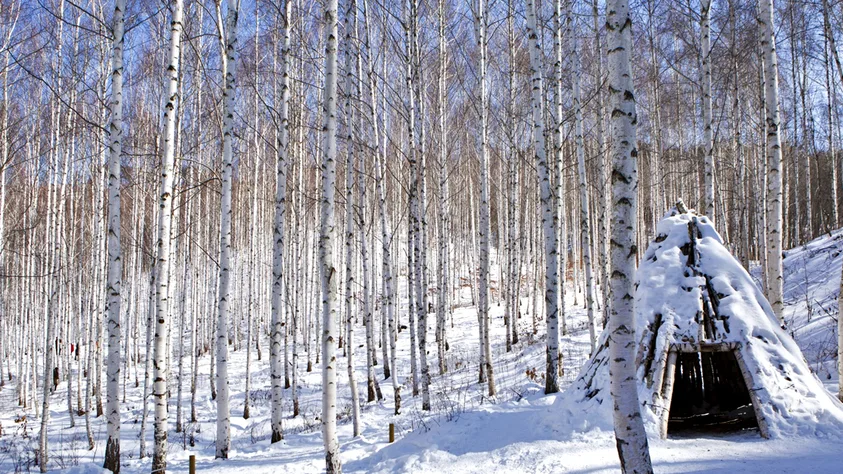
#> input picture week_11/deeplearning_cv/data/forest.png, 843 x 474 px
$ jupyter execute ch_1_convolutional_neural_network_removed.ipynb
#> lines starting #> are read from the running program, lines starting #| are printed output that depends on the picture
# ch_1 Convolutional Neural Network

이전 챕터들에서 딥러닝 기본 구조에 대해서 배워보았습니다. 리니어 레이어와 비선형 activation 함수들을 끼워넣어 층층이 쌓은 구조였습니다. 그런데 이를 이미지 처리 분야에 적용하기 위해서는 이미지를 일렬로 펼쳐주어야 했고, 많은 양의 파라미터를 사용해야 했습니다. 이번 챕터에서는 이미지 데이터 처리에 많이 사용되는 Convolutional Neural Network에 대해서 배워보겠습니다.

## Motivation

CNN이라고 줄여서 부르며, 이미지 인식 분야에 특화된 신경망 구조입니다. 기본적인 아이디어는 뇌의 시신경이 동작하는 방식에서 출발합니다. 고양이 뇌에 전극을 꽂고, 이미지를 보여주며 뇌의 어느 부분이 활성화 되는지를 실험하였습니다. 그 결과, 이미지에 모든 뉴런들이 반응하는 것이 아니라, 특정한 영역만 반응한다는 것을 알게 되었습니다. 즉, 원을 보여주었을 때 A라는 영역이 활성화 되었다면, 네모를 보여주었을 때는 B라는 영역이 활성화 되는 것이었습니다. 이 아이디어를 기존 컴퓨터 비전 분야에서 사용되던 Convolution이라는 개념과 결합시켜서 탄생한 것이 CNN입니다.

## Convolution

Convolution은 딥러닝이 등장하기 이전에도 컴퓨터 비전 분야에서 사용되던 기법이었습니다. 이는 이미지에 행렬 형태의 필터를 곱해주어 특정 피쳐를 뽑아내는 기법입니다. 아래 예시를 보면  (3x3) 크기의 필터(커널)을 만들고, 이를 이미지의 특정 영역과 모두 곱한 다음 더해줍니다. 아래 예시에서는(1\*2+ 2\*4 + 3\*9 + ... -5\*1 + 2\*1) = 51이 됩니다.

이런 컨볼루션 연산을 슬라이딩 하며 적용하면 새로운 이미지를 얻을 수 있습니다.

실제 이미지에 컨볼루션 연산을 적용해보면서 이해해 보겠습니다.

[cell 1]
import cv2
from matplotlib import pyplot as plt

def show_img(img):
    plt.imshow(cv2.cvtColor(img, cv2.COLOR_BGR2RGB))

img = cv2.imread("./data/forest.png")
#> img is the input picture: shape (474, 843, 3); mean B, G, R 164.7, 152.1, 151.8
show_img(img)

### 컨볼루션을 이용한 테두리 추출

테두리를 추출하는 컨볼루션 필터를 한번 적용해보겠습니다. 이는 중심 픽셀에만 가중치를 두고, 주변 픽셀들은 모두 -1을 곱해줍니다. 만일, 중심 픽셀이 주변 픽셀과 확연히 다른 값을 가지는 테두리의 경우에는 값을 가지고, 주변 픽셀과 동일한 값을 가지는 픽셀은 0이 됩니다.

[cell 2]
import numpy as np

kernel = np.array([
    [-1, -1, -1],
    [-1, 8, -1],
    [-1, -1, -1]
])
filtered_img = cv2.filter2D(src=img, ddepth=-1, kernel=kernel)
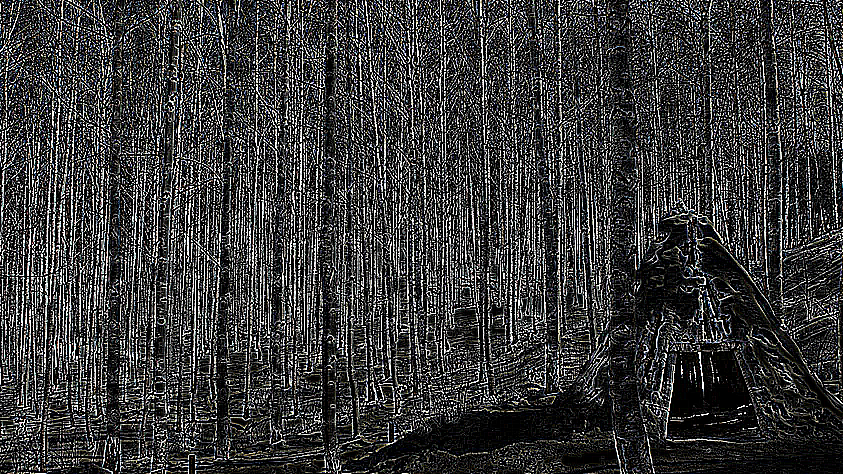
#> filtered_img: shape (474, 843, 3); mean B, G, R 59.1, 59, 58.9
show_img(filtered_img)

### 컨볼루션을 이용한 가로, 세로 테두리 추출

컨볼루션 필터에 따라서 가로 테두리, 세로 테두리를 각각 추출할 수도 있습니다. 여기서는 각 필터별로 이미지가 왜 이렇게 변환 되었는지에 주목하기 보다는, 필터에 따라서 이미지의 다른 특징들이 추출되는구나 정도만 이해하고 넘어가겠습니다.

[cell 3]
kernel = np.array([
    [1, 1, 1],
    [0, 0, 0],
    [-1, -1, -1]
])
filtered_img = cv2.filter2D(src=img, ddepth=-1, kernel=kernel)
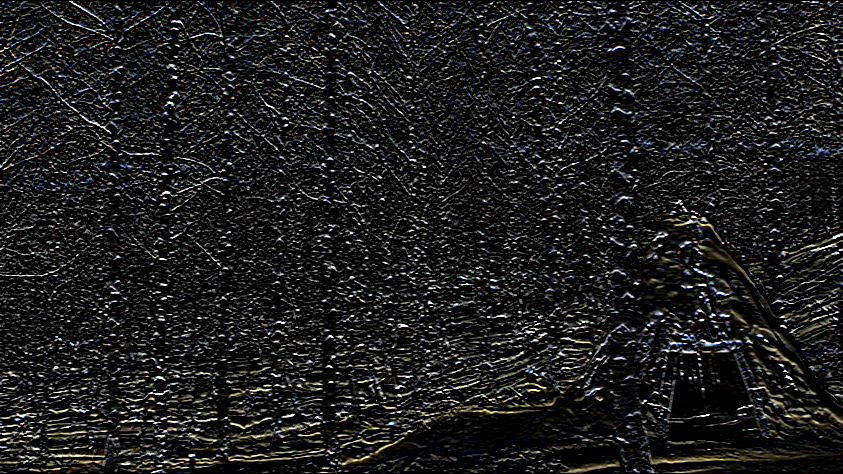
#> filtered_img: shape (474, 843, 3); mean B, G, R 27.8, 27.9, 27.8
show_img(filtered_img)

[cell 4]
kernel = np.array([
    [1, 0, -1],
    [1, 0, -1],
    [1, 0, -1]
])
filtered_img = cv2.filter2D(src=img, ddepth=-1, kernel=kernel)
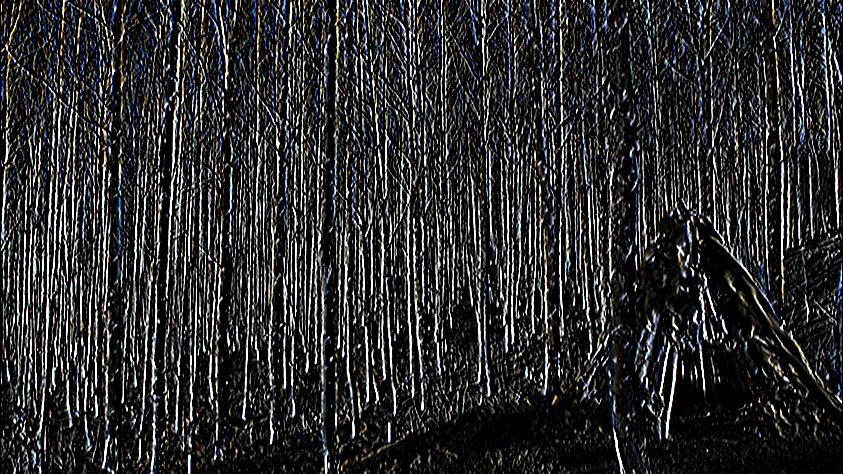
#> filtered_img: shape (474, 843, 3); mean B, G, R 45.2, 45, 44.7
show_img(filtered_img)
